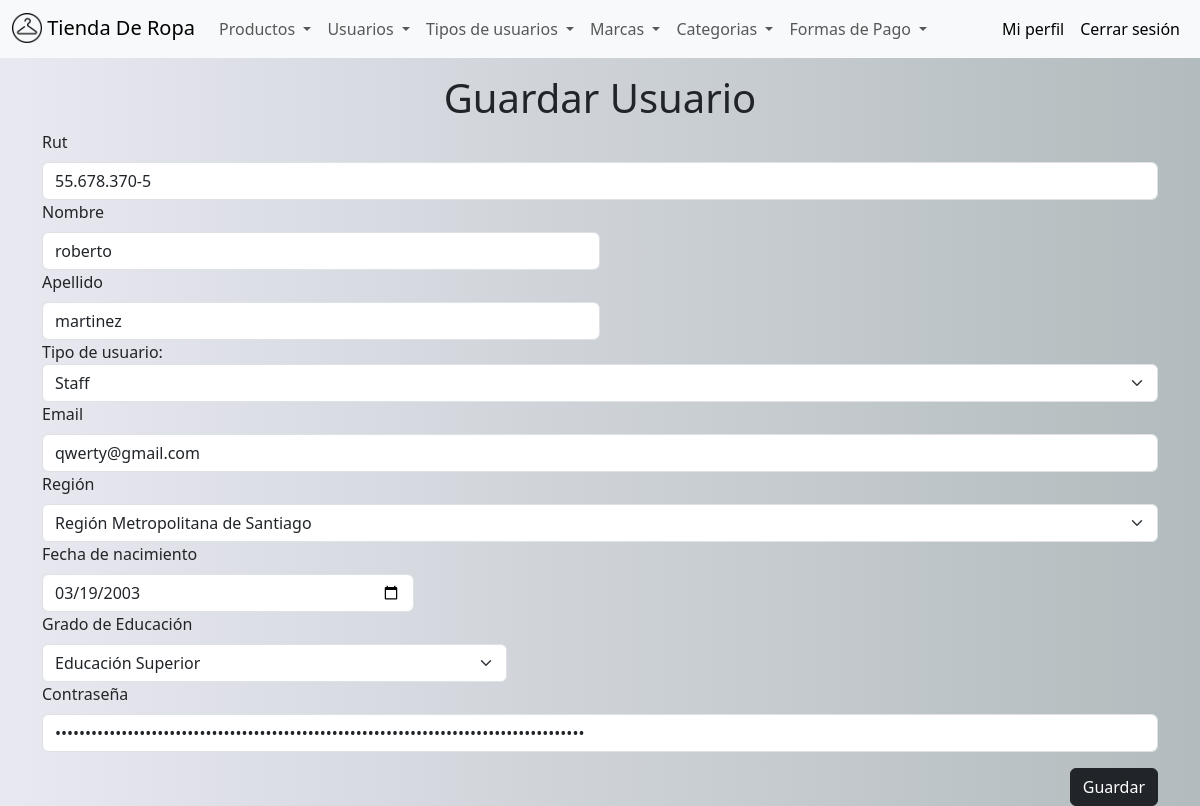
The app's page /staff/buscarUsuario/55.678.370-5 (signed in) with its own data.
### usuarios/models.py (models this page shows, shortened)
class Usuario(models.Model):
    rut = models.CharField(
        primary_key=True,
        max_length=15,
        validators=[validate_rut],
        verbose_name='RUT',
        help_text='Ingrese el RUT en el formato 12.345.678-9'
    )
    nombre = models.CharField(max_length=50, verbose_name='Nombre')
    apellido = models.CharField(max_length=50, verbose_name='Apellido')
    correo = models.EmailField(max_length=100, verbose_name='Correo Electrónico')
    region = models.CharField(max_length=100, verbose_name='Región')
    fecha_nacimiento = models.DateField(verbose_name='Fecha de Nacimiento')
    tipo_usuario = models.ForeignKey(TipoDeUsuario, default=None, null=True, blank=True, on_delete=models.CASCADE , verbose_name='Tipo de usuario')
    EDUCACION_CHOICES = [
        ('Sin educación', 'Sin educación'),
        ('Educación Preescolar', 'Educación Preescolar'),
        ('Educación Básica', 'Educación Básica'),
        ('Educación Media', 'Educación Media'),
        ('Educación Superior', 'Educación Superior'),
    ]
    educacion = models.CharField(
        max_length=20,
        choices=EDUCACION_CHOICES,
        verbose_name='Nivel de Educación'
    )
    contrasenna = models.CharField(max_length=128, verbose_name='Contraseña')
    class Meta:
        verbose_name = 'Usuario'
        verbose_name_plural = 'Usuarios'
        ordering = ['apellido', 'nombre']

### staff/views.py (the view)
# urls.py: path("buscarUsuario/<str:pk>", views.buscarUsuario, name="buscarUsuario"),
@el_usuario_no_es_cliente
@login_required(login_url='login')
def buscarUsuario(request, pk):
    item = get_object_or_404(Usuario, rut=pk)
    tipousuario = TipoDeUsuario.objects.filter(activo=True)
    context = {
        'item': item,
        'tipousuario': tipousuario,
        'tipo_usuario_id': item.tipo_usuario.id,
        'region': item.region,
        'fecha_nacimiento': item.fecha_nacimiento.strftime("%Y-%m-%d") if item.fecha_nacimiento else '',
        'educacion': item.educacion
    }
    return render(request, "guardarUsuario.html", context)

### staff/templates/guardarUsuario.html (shortened to what this page needs)
{%extends "base_staff.html"%}{%block tittle%}Guardar Usuario{%endblock%}
{%block content%}
{% load static %}
<div class="row mt-3">
    <h1 class="text-center"><label>Guardar Usuario</label></h1>
</div>
<form id="usuarioForm" action="{% url 'guardarUsuario' %}" method="POST">
<div class="col-12">
  <label for="inputRut" class="form-label">Rut</label>
  <input type="text" class="form-control" id="inputRut" value="{{item.rut}}" name="txtRut" maxlength="12" placeholder="ejemplo: 12.345.678-9">
</div>
<div class="col-md-6">
  <label for="inputNombre" class="form-label">Nombre</label>
  <input type="text" class="form-control" value="{{item.nombre}}" id="inputNombre" name="txtNombre">
</div>
<div class="col-md-6">
  <label for="inputApellido" class="form-label">Apellido</label>
  <input type="text" class="form-control" value="{{item.apellido}}" id="inputApellido" name="txtApellido">
</div>
<div class="col-12">
    <label for="inputTipoUsuario">Tipo de usuario:</label>
    <select name="txtTipo_usuario" id="inputTipoUsuario" class="form-select" required>
        {% for tipousuario in tipousuario %}
            {% if tipousuario.id == tipo_usuario_id %}
                <option value="{{ tipousuario.id }}" selected>{{ tipousuario.nombre }}</option>
            {% else %}
                <option value="{{ tipousuario.id }}">{{ tipousuario.nombre }}</option>
            {% endif %}
        {% endfor %}
    </select>
</div>
<div class="col-12">
  <label for="inputEmail" class="form-label">Email</label>
  <input type="email" class="form-control" value="{{item.correo}}" id="inputEmail" name="txtCorreo">
</div>
<div class="col-12">
  <label for="inputRegion" class="form-label">Región</label>
  <select id="inputRegion" class="form-select" name="txtRegion">
    <option {% if region == "Región Metropolitana de Santiago" %}selected{% endif %}>Región Metropolitana de Santiago</option>
  </select>
</div>
<div class="col-12 col-md-4">
  <label for="inputFechanacimiento" class="form-label">Fecha de nacimiento</label>
  <input type="date" class="form-control" value="{{ fecha_nacimiento }}" id="inputFechanacimiento" name="txtFecha_nacimiento">
</div>
<div class="col-12 col-md-5">
  <label for="inputEducacion" class="form-label">Grado de Educación</label>
  <select id="inputEducacion" class="form-select" name="txtEducacion">
    <option {% if educacion == "Educación Superior" %}selected{% endif %}>Educación Superior</option>
  </select>
</div>
<div class="col-12 mb-3">
  <label for="inputContrasenna" class="form-label">Contraseña</label>
  <input type="password" value="{{item.contrasenna}}" class="form-control" id="inputContrasenna" name="txtContrasenna">
</div>
<div class="col-12 mb-3">
  <button type="submit" class="btn btn-dark float-end">Guardar</button>
</div>
</form>
{%endblock%}

### static/css/style.css (style rules this page uses)
body { background: rgb(2,0,36); background: linear-gradient(90deg, rgba(2,0,36,1) 0%, rgba(231,231,240,0.9332107843137255) 0%, rgba(178,187,189,1) 100%); }

### records on screen
Usuario: txtRut "55.678.370-5", txtNombre "roberto", txtApellido "martinez", txtCorreo "qwerty@gmail.com", txtRegion "Región Metropolitana de Santiago", txtEducacion "Educación Superior"

### other values on screen
form field txtTipo_usuario "Staff"
